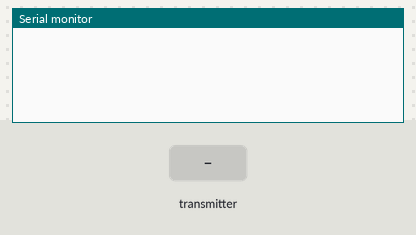
Bench run of a sketch on a simulated ESP8266 (NodeMCU). Shown: the last lines printed to the serial monitor. The inputs (shaded band) are chosen by the test bench.

Above: at 1.2 s.
1.3 s: the transmitter starts sending counter = 0
At 1.61 s:
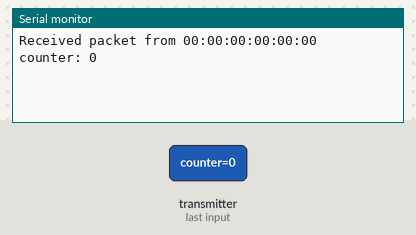
2.8 s: the transmitter starts sending counter = 256
At 3.11 s:
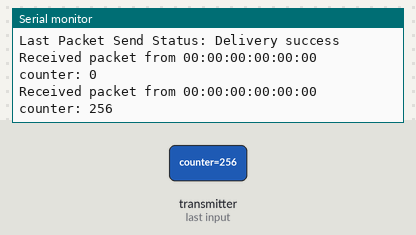

Measured:
- after the input at 1.3 s, the serial monitor: prints a new line at once (image 1)
- after the input at 2.8 s, the serial monitor: prints a new line at once (image 2)

The sketch:

espnow_pingpong.ino
```cpp
/*
 * Ping-pong example of ESP-NOW. All nodes can use this sketch.
 *
 * Based on the code by Rui Santos, https://RandomNerdTutorials.com/esp-now-esp8266-nodemcu-arduino-ide/
 */

#include <ESP8266WiFi.h>
#include <espnow.h>

// this does the broadcast, if you want to send only to particular receiver, enter mac address here
uint8_t broadcastAddress[] = {0xFF, 0xFF, 0xFF, 0xFF, 0xFF, 0xFF};

unsigned long counter = 0;
unsigned long lastTime = 0;
unsigned long timerDelay = 2000;  // send readings timer

// Callback when data is sent
void OnDataSent(uint8_t *mac_addr, uint8_t sendStatus) {
  Serial.print("Last Packet Send Status: ");
  if (sendStatus == 0){
    Serial.println("Delivery success");
  }
  else{
    Serial.print("Delivery fail, status: ");
    Serial.println(sendStatus);
  }
}

// when we receive the counter, we increment it
void OnDataRecv(uint8_t * mac, uint8_t *incomingData, uint8_t len) {
  Serial.print("Received packet from ");
  char msg[50];
  sprintf(msg, "%02x:%02x:%02x:%02x:%02x:%02x", mac[0], mac[1], mac[2], mac[3], mac[4], mac[5]);
  Serial.println(msg);
  memcpy(&counter, incomingData, sizeof(counter));
  Serial.print("counter: ");
  Serial.println(counter);
  counter++;
}

void setup() {
  // Init Serial Monitor
  Serial.begin(115200);

  // Set device as a Wi-Fi Station
  WiFi.mode(WIFI_STA);

  // Init ESP-NOW
  if (esp_now_init() != 0) {
    Serial.println("Error initializing ESP-NOW");
    return;
  }

  // we want to both send and receive
  esp_now_set_self_role(ESP_NOW_ROLE_COMBO);
  esp_now_register_send_cb(OnDataSent);
  esp_now_register_recv_cb(OnDataRecv);

  // Register peer
  esp_now_add_peer(broadcastAddress, ESP_NOW_ROLE_SLAVE, 13, NULL, 0);
}

void loop() {
  if ((millis() - lastTime) > timerDelay) {

    // Send message via ESP-NOW
    esp_now_send(NULL, (uint8_t *) &counter, sizeof(counter));

    lastTime = millis();
  }
}
```
